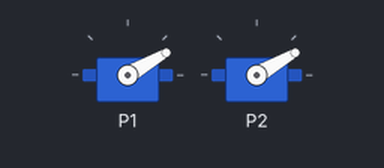
Simulated run of this program. Board: BBC micro:bit (MakeCode). On the bench: 2 × servo.

Above: at 0.05 s.
Timing chart, 0 to 3.0 s (numbered marks = the images above):
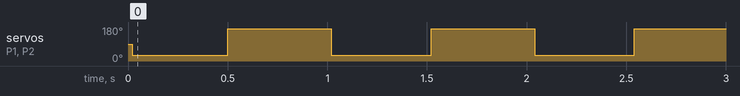

Measured:
- by itself, servo on P1, servo on P2: alternates 170° for 0.52 s and 30° for 0.50 s

The program:

main.ts
```typescript
pins.servoSetPulse(AnalogPin.P1, 1500)
pins.servoSetPulse(AnalogPin.P2, 1500)
pins.servoWritePin(AnalogPin.P1, 0)
pins.servoWritePin(AnalogPin.P2, 0)
basic.forever(function () {
    pins.servoWritePin(AnalogPin.P1, 30)
    pins.servoWritePin(AnalogPin.P2, 30)
    basic.pause(500)
    pins.servoWritePin(AnalogPin.P1, 170)
    pins.servoWritePin(AnalogPin.P2, 170)
    basic.pause(500)
})
```

test.ts
```typescript
// テストはここに来ます。このパッケージが拡張機能として使用されるときにはコンパイルされません。
```
